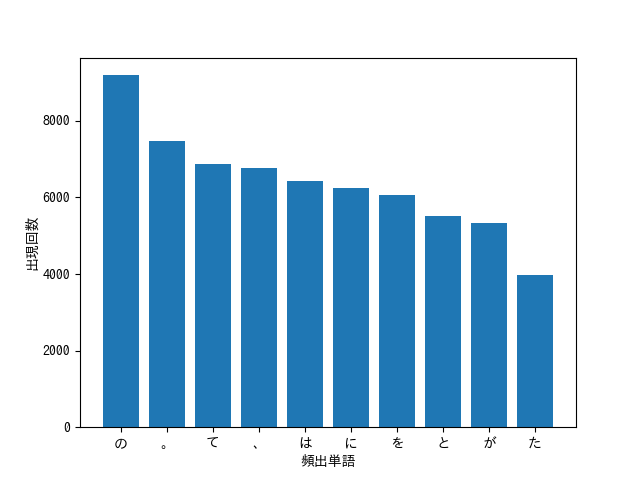

This figure's Python source:
import re
import matplotlib.pyplot as plt
import matplotlib
from matplotlib.font_manager import FontProperties

"""
リーダブルコードで実践したこと
P.19 名前に情報を追加する
P.51 コードを段落に分割する
"""

font_path = "/usr/share/fonts/opentype/ipafont-gothic/ipag.ttf"
font_prop = FontProperties(fname=font_path)
matplotlib.rcParams["font.family"] = font_prop.get_name()
matplotlib.use('Agg') # -----(1)

file_name = './section4/neko.txt.mecab'

with open(file_name, 'r') as f:
    lines = f.read().split('EOS\n')


result_lists = []
for line in lines:
    lines_list = []
    for word in line.split('\n'):
        morpheme_list = re.split('\t|,',word)
        if len(morpheme_list)!=0 and morpheme_list[0]!='':
            morpheme_dict = {
                'surface':morpheme_list[0],
                'base'   :morpheme_list[7],
                'pos'    :morpheme_list[1],
                'pos1'   :morpheme_list[2]
            }
            lines_list.append(morpheme_dict)
    if lines_list:
        result_lists.append(lines_list)

count_word = {}

for dicts in result_lists:
    for dict in dicts:
        if dict['surface'] not in count_word:
            count_word[dict['surface']] = 1
        else:
            count_word[dict['surface']] += 1

count_word = sorted(count_word.items(), reverse=True, key = lambda x : x[1])

#グラフの描画
keys = []
values = []
for i in range(10):
    keys.append(count_word[i][0])
    values.append(count_word[i][1])

plt.xlabel("頻出単語")
plt.ylabel("出現回数")
plt.bar(keys, values)
plt.savefig('./section4/1.png')
